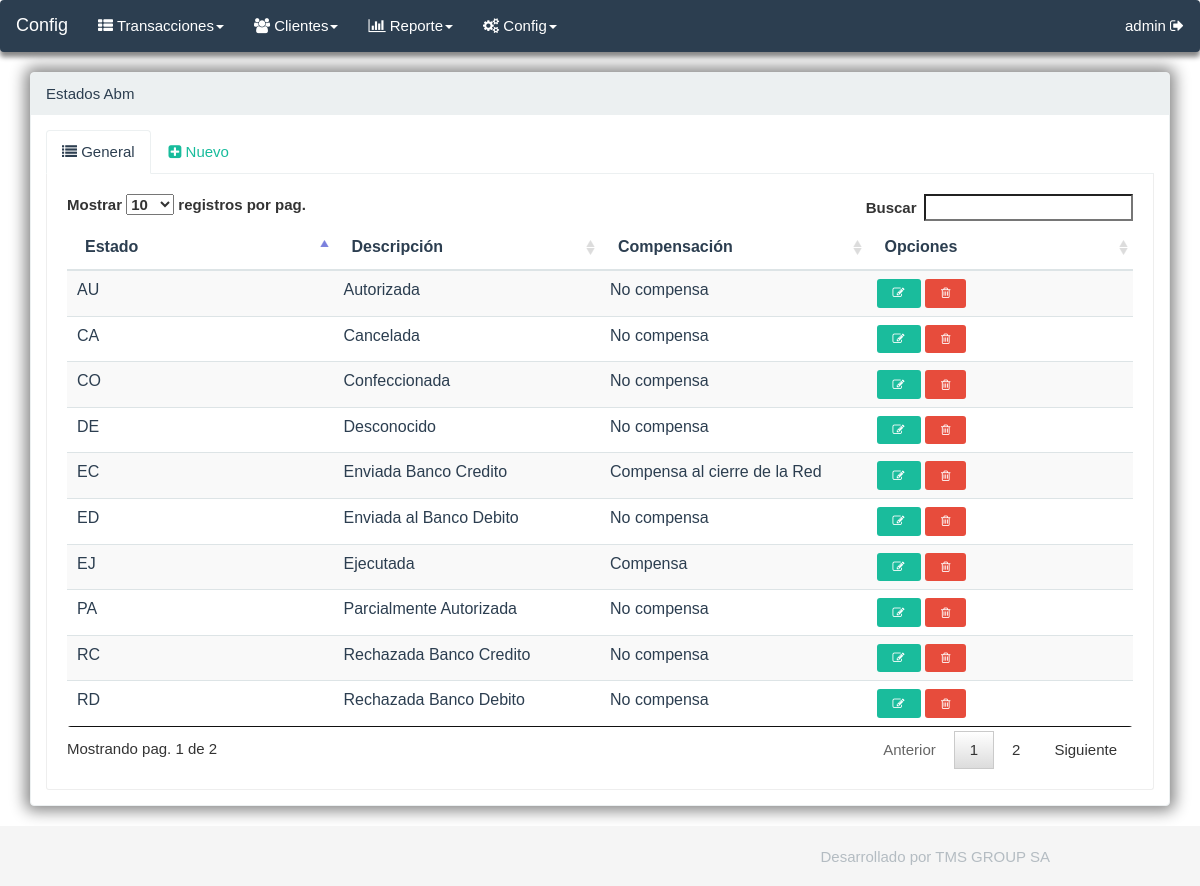
The app's page /views/estados_abm.php (signed in) with its own data.
### tables this page shows
CREATE TABLE IF NOT EXISTS `estados_transaccion` (
  `id_estado` int(11) NOT NULL AUTO_INCREMENT,
  `estado` varchar(4) NOT NULL,
  `descripcion` varchar(64) NOT NULL,
  `compensacion` varchar(64) NOT NULL,
  `delete` tinyint(4) NOT NULL,
  PRIMARY KEY (`id_estado`)
);

### helpers/h_language.php (called while the page is built, shortened)
<?php
$language['abrir']						= 'Abrir';
$language['alias']						= 'Nombre de fantasía';
$language['alta']						= 'Alta';
$language['archivo']					= 'Archivo';
$language['archivo_delete']				= 'El archivo no se encontraba en el servidor';
$language['apellido']					= 'Apellido';
$language['asunto']						= 'Asunto';
$language['ayuda']						= 'Ayuda';
$language['ayuda_estado']				= 'Filtro por estado de transferencia, si no se coloca el estado, la consulta devuelve todos los estados de las transferencias';
$language['ayuda_importe']				= 'Filtro de Importe, Numérico de 10 enteros y 2 decimales';
$language['ayuda_fecha']				= 'Filtro de Fecha de Concertación';
$language['ayuda_operacion']			= 'Filtro por número de Operación, Alfanumérico de 10 posiciones';
$language['borrar']						= 'Borrar';
$language['buscar']						= 'Buscar';
$language['cadena']						= 'Cadena';
$language['cantidad']					= 'Cantidad';
$language['cerrar']						= 'Cerrar';
$language['certificado']				= 'Certificado';
$language['cierre']						= 'Cierre';
$language['cierre_no']					= 'El cierre no fue confeccionado';
$language['cierre_ok']					= 'Ya se ha realizado el cierre, en este momento las transferencias en estado ´Enviada Banco Credito´ compensan';
$language['clave']						= 'Clave';
$language['clave_privada']				= 'Clave privada';
$language['cliente']					= 'Cliente';
$language['clientes']					= 'Clientes';
$language['comunidad']					= 'Comunidad';
$language['compensacion']				= 'Compensación';
$language['comprobante']				= 'Comprobante';
$language['config']						= 'Config';
$language['confirm_eliminar']			= 'Esta seguro que quiere eliminar el registro?';
$language['confirm_volver']				= '¿Esta seguro? no se guardaran los cambios';
$language['contacto']					= 'Contacto';
$language['control_size']				= 'El archivo pesa más de lo que debería, controlar si todo esta ok';
$language['cuenta']						= 'Cuenta';
$language['cuil']						= 'Cuit';
$language['delete_ok']					= 'El registro se ha dado de baja con éxito';
$language['desarrollado']				= 'Desarrollado por TMS GROUP SA';
$language['descargar']					= 'Descargar';
$language['descripcion']				= 'Descripción';
$language['desde']						= 'Desde';
$language['destinatario']				= 'Destinatario';
$language['detalle']					= 'Detalle';
$language['direccion']					= 'Dirección';
$language['editar']						= 'Editar';
$language['email']						= 'Email';
$language['email_ok']					= 'El email se ha enviado con éxito';
$language['empresa']					= 'Empresa';
$language['enviar']						= 'Enviar';
$language['error_dato']					= 'Error en el dato: ';
$language['estado']						= 'Estado';
$language['extension_error']			= 'La extensión del archivo no es la correcta';
$language['general']					= 'General';
$language['generar_cierre']				= 'Generar cierre';
$language['generar_informe']			= 'Generar informe de interbanking ';
$language['generar_incremental']		= 'Generar incremental de interbanking ';
$language['generar_preconfeccion']		= 'Generar pago';
$language['guardar']					= 'Guardar';
$language['hasta']						= 'Hasta';
$language['id']							= 'ID';
$language['id_cuentarecaudacion']		= 'ID Cuenta Recaudación';

### models/Model.php (called while the page is built, shortened)
<?php
class Model
{
    public function __construct()
    {
    	$this->_db = new mysqli(DB_HOST, DB_USER, DB_PASS, DB_NAME);
    }
}

### models/My_model.php (called while the page is built, shortened)
<?php
include_once('Model.php');
class MY_Model extends Model
{
	protected $_tablename	= '';
	protected $_order		= '';
	function __construct(
				$tablename	= null,
				$id			= null,
				$name		= null,
				$order		= null,
				$data_model	= null
				)
	{
		$this->_tablename	= $tablename;
		$this->_order		= $order;
	}
	public function get_registros($where = NULL)
    {
    	if($where == NULL)
		{
			$consulta = 'SELECT * FROM '.$this->_tablename.' ORDER BY '.$this->_order;
		}
		else
		{
			$consulta = 'SELECT * FROM '.$this->_tablename.' WHERE '.$where.' ORDER BY '.$this->_order;
		}
		$result = $this->_db->query($consulta);
		if($result->num_rows > 0)
		{
			while($row = $result->fetch_array())
			{
				$rows[] = $row;
			}
			return $rows;
		}
		else
		{
			return FALSE;
		}
    }
}

### views/estados_abm.php (the view, shortened to what this page needs)
<?php
include_once('menu.php');
$estados		= new m_Estados_transferencia();
if(isset($_GET['edit']) && !(isset($_POST['volver'])))
{
	$estados_array	= $estados->get_registros('`id_estado` = '.$_GET['edit']);
	foreach($estados_array as $row)
	{
		$datos = $row;
	}
}
else
{
	$estados_array	= $estados->get_registros('`delete` = 0');
}
?>
<div class='row'>
	<div class="col-md-12">
		<div class="panel panel-default">
			<div class="panel-heading">
				<?php echo get_panel_heading();	?>
			</div>
			<div class="panel-body">
				<?php
				if(isset($_GET['edit']) && !(isset($_POST['volver'])))
				{
				?>
<!----------------------------------------------------------------------------
		Edit registro
----------------------------------------------------------------------------->
				<form class="form-horizontal" method="post" onsubmit="return validar_config();">
					<div class="form-group">
						<label class="col-sm-2 control-label">
							<?php echo $language['estado'] ?>
						</label>
						<div class="col-sm-10">
							<input class="form-control" id="estado" name="estado" value="<?php echo $datos['estado']?>" required>
						</div>
					</div>
					<div class="form-group">
						<label class="col-sm-2 control-label">
							<?php echo $language['descripcion'] ?>
						</label>
						<div class="col-sm-10">
							<input class="form-control" id="descripcion" name="descripcion" value="<?php echo $datos['descripcion']?>" required>
						</div>
					</div>
					<div class="form-group">
						<label class="col-sm-2 control-label">
							<?php echo $language['compensacion'] ?>
						</label>
						<div class="col-sm-10">
							<input class="form-control" id="compensacion" name="compensacion" value="<?php echo $datos['compensacion']?>" required>
						</div>
					</div>
					<div class="form-group">
						<label class="col-sm-2 control-label">
						</label>
						<div class="col-sm-10">
							<input type="hidden" name="id_estado" value="<?php echo $datos['id_estado']?>">
							<button type="submit" value="1" name="update" class="btn btn-primary btn-lg"><?php echo $language['editar'] ?></button>
							<button type="submit" value="1" name="volver" class="btn btn-primary btn-lg"><?php echo $language['editar'] ?> & <?php echo $language['volver'] ?></button>
							<a href="<?php echo BASE_URL.'views/estados_abm.php'; ?>" onclick="return confirm('<?php echo $language['confirm_volver']?>')" class="btn btn-danger btn-lg"><?php echo $language['volver'] ?></a>
						</div>
					</div>
				</form>
				<?php
				}
				else
				{
				?>
				<ul class="nav nav-tabs">
					<li class="active"><a href="#tab1" data-toggle="tab"><i class="fa fa-list"></i> <?php echo $language['general'] ?></a></li>
    				<li><a href="#tab2" data-toggle="tab"><i class="fa fa-plus-square"></i> <?php echo $language['nuevo'] ?></a></li>
    			</ul>
    			<div class="tab-content">
				<div class="tab-pane active" id="tab1">
<!----------------------------------------------------------------------------
		Tabla de registros
----------------------------------------------------------------------------->
				<table class="table table-striped table-hover" id="datatable" width='100%'>
					<thead>
						<tr>
							<th class='col-md-3'><?php echo $language['estado'];?></th>
							<th class='col-md-3'><?php echo $language['descripcion'];?></th>
							<th class='col-md-3'><?php echo $language['compensacion'];?></th>
							<th class='col-md-3'><?php echo $language['opciones'];?></th>
						</tr>
					</thead>
					<tbody>
					<?php
					foreach($estados_array as $row)
					{
						echo "<tr>";
						echo "<td class='col-md-3'>".$row['estado']."</td>";
						echo "<td class='col-md-3'>".$row['descripcion']."</td>";
						echo "<td class='col-md-3'>".$row['compensacion']."</td>";?>
						<td class='col-md-3'>
							<a href="<?php echo BASE_URL.'views/estados_abm.php?edit='.$row['id_estado'] ?>" class='btn btn-primary' "<?php echo $language['editar']; ?>">
								<i class='fa fa-pencil-square-o'></i>
							</a>
							<a href="<?php echo BASE_URL.'views/estados_abm.php?delete='.$row['id_estado'] ?>" class='btn btn-danger' onclick="return confirm('<?php echo $language['confirm_eliminar']?>')" title="<?php echo $language['borrar']; ?>">
								<i class='fa fa-trash-o'></i>
							</a>
						</td>
					<?php
						echo "</tr>";
					}
					?>
					</tbody>
				</table>
				</div>
				<?php
				}
				?>
				</div>
			</div>
		</div>
	</div>
</div>
<?php
include_once('footer.php');
?>

### libraries/eden-ui/skins/eden.css (style rules this page uses)
a { color: #18bc9c; text-decoration: none; font-weight: 300; }
ul, ol { margin-top: 0; margin-bottom: 10.5px; }
.table { border-collapse: separate; border-radius: 4px; }
.table th, .table td { border-color: #dde4e6 !important; }
.btn { font-family: 'Montserrat', sans-serif; -webkit-transition: all 0.2s ease; transition: all 0.2s ease; text-transform: uppercase; font-weight: 700; font-size: 12px; padding: 8.3px 16px; border-radius: 3px; border:0 !important; }
.btn { border: 0; }
.btn-primary,.flat-primary, .flat-primary.btn-bordered:hover { background-color: rgb(26, 188, 156); color: #ffffff; }
.btn-danger,.flat-danger, .flat-danger.btn-bordered:hover { background-color: rgb(231, 76, 60); color: #ffffff; }
.nav-tabs { border-bottom: 1px solid #ecf0f1; }
.nav-tabs > li { float: left; margin-bottom: -1px; }
.nav-tabs > li > a { margin-right: 2px; line-height: 1.42857143; border: 1px solid transparent; border-radius: 4px 4px 0 0; }
.nav-tabs > li.active > a, .nav-tabs > li.active > a:hover, .nav-tabs > li.active > a:focus { color: #2c3e50; background-color: #ffffff; border: 1px solid #ecf0f1; border-bottom-color: transparent; cursor: default; }
.tab-content { padding: 20px; border: 1px solid #eeeeee; border-top: 0; border-bottom-left-radius: 3px; border-bottom-right-radius: 3px; }
.panel { box-shadow: 0px 0px 15px 5px #888888 }
.panel-default { border-color: #ecf0f1; }
.panel-default > .panel-heading { color: #2c3e50; background-color: #ecf0f1; border-color: #ecf0f1; }

### records on screen
estados_transaccion: estado "AU", descripcion "Autorizada", compensacion "No compensa"
estados_transaccion: estado "CA", descripcion "Cancelada", compensacion "No compensa"
estados_transaccion: estado "CO", descripcion "Confeccionada", compensacion "No compensa"
estados_transaccion: estado "DE", descripcion "Desconocido", compensacion "No compensa"
estados_transaccion: estado "EJ", descripcion "Ejecutada", compensacion "Compensa"
estados_transaccion: estado "ED", descripcion "Enviada al Banco Debito", compensacion "No compensa"
estados_transaccion: estado "EC", descripcion "Enviada Banco Credito", compensacion "Compensa al cierre de la Red"
estados_transaccion: estado "PA", descripcion "Parcialmente Autorizada", compensacion "No compensa"
estados_transaccion: estado "RC", descripcion "Rechazada Banco Credito", compensacion "No compensa"
estados_transaccion: estado "RD", descripcion "Rechazada Banco Debito", compensacion "No compensa"

### other values on screen
$language['config'] "Config"
$language['transacciones'] "Transacciones"
$language['clientes'] "Clientes"
$language['reporte'] "Reporte"
$_SESSION['nombre'] "admin"
get_panel_heading() "Estados Abm"
$language['general'] "General"
$language['nuevo'] "Nuevo"
$language['estado'] "Estado"
$language['descripcion'] "Descripción"
$language['compensacion'] "Compensación"
$language['opciones'] "Opciones"
$language['desarrollado'] "Desarrollado por TMS GROUP SA"
